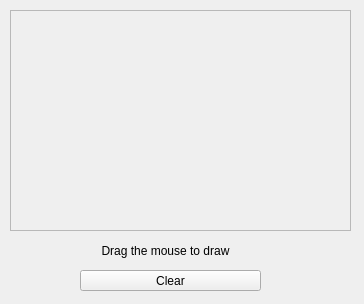
<?xml version="1.0" encoding="UTF-8"?>
<ui version="4.0">
 <class>PaintProgram</class>
 <widget class="QWidget" name="PaintProgram">
  <property name="geometry">
   <rect>
    <x>0</x>
    <y>0</y>
    <width>364</width>
    <height>304</height>
   </rect>
  </property>
  <property name="windowTitle">
   <string>Form</string>
  </property>
  <widget class="QPushButton" name="bt_clear">
   <property name="geometry">
    <rect>
     <x>80</x>
     <y>270</y>
     <width>181</width>
     <height>21</height>
    </rect>
   </property>
   <property name="text">
    <string>Clear</string>
   </property>
  </widget>
  <widget class="QLabel" name="label">
   <property name="geometry">
    <rect>
     <x>60</x>
     <y>240</y>
     <width>211</width>
     <height>21</height>
    </rect>
   </property>
   <property name="layoutDirection">
    <enum>Qt::LeftToRight</enum>
   </property>
   <property name="text">
    <string>Drag the mouse to draw</string>
   </property>
   <property name="alignment">
    <set>Qt::AlignCenter</set>
   </property>
  </widget>
  <widget class="QFrame" name="frame">
   <property name="geometry">
    <rect>
     <x>10</x>
     <y>10</y>
     <width>341</width>
     <height>221</height>
    </rect>
   </property>
   <property name="frameShape">
    <enum>QFrame::StyledPanel</enum>
   </property>
   <property name="frameShadow">
    <enum>QFrame::Raised</enum>
   </property>
  </widget>
 </widget>
 <resources/>
 <connections/>
</ui>
